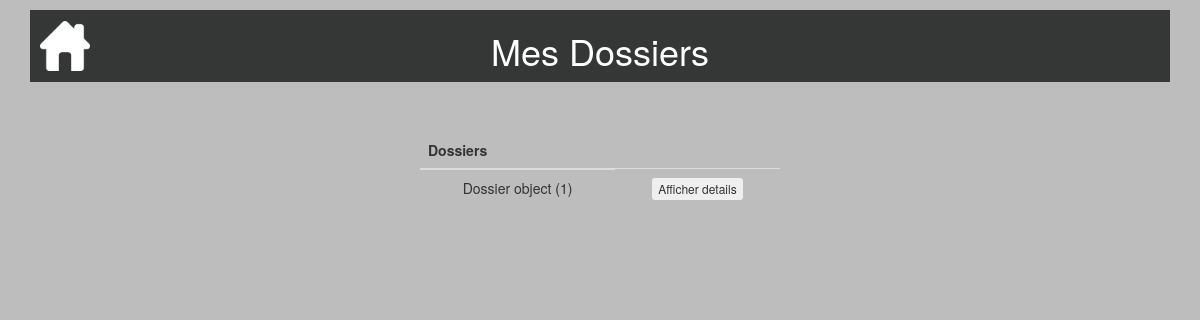
The app's page /consulterdossier/ (signed in), older data.
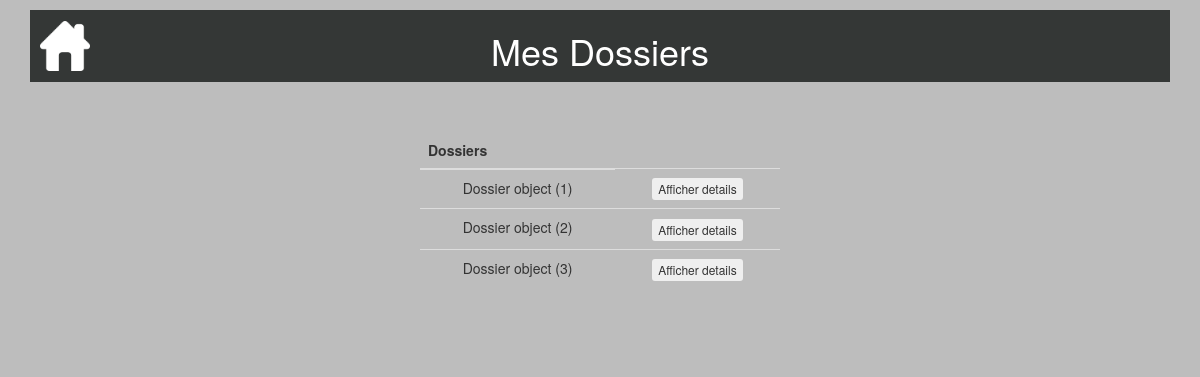
The same page, newer data.
### calculdej/models.py (models this page shows, shortened)
class Dossier(models.Model):
    date = models.DateTimeField(default=timezone.now, blank=True, verbose_name="Date création")
    auteur = models.ForeignKey(settings.AUTH_USER_MODEL, on_delete=models.CASCADE)
    taille = models.DecimalField(default=0.0,max_digits=5, decimal_places=2)
    poids = models.DecimalField(default=0.0,max_digits=5, decimal_places=2)
    pathologie = models.CharField(default="",max_length=20)
    age = models.IntegerField(default=0)
    de = models.DecimalField(default=0.00,max_digits=5, decimal_places=2)
    sexe = models.CharField(default="",max_length=1)
    dernier = models.BooleanField(default=True)

### consulterdossier/views.py (the view, shortened to what this page needs)
# urls.py: url('consulterdossier/', include('consulterdossier.urls')),
@login_required
def consulterdossier(request):
    dossiers = Dossier.objects.filter(auteur=request.user)
    return render(request, 'consulterdossier/consulterdossier.html', locals())

### consulterdossier/templates/consulterdossier/consulterdossier.html (shortened to what this page needs)
{% extends "base.html" %}
{% block header %}<h1>Mes Dossiers</h1>{% endblock %}
{% block content %}
<table class="table">
  <thead>
       <tr>
           <th>Dossiers</th>
       </tr>
   </thead>
   <tbody>
       {% for d in dossiers %}
       <tr>
           <td>{{ d }} </td>
           <td>
             <form method="post">
                 <button onclick="details()" class="btn btn-xs" type="submit" name="btnaffdetails" value="{{d.id}}">Afficher details</button>
             </form>
          </td>
       </tr>
      {%endfor%}
    </tbody>
</table>
{% endblock %}

Row changes from the older to the newer data that the page shows:
added Dossier: id "Dossier object (2)"
added Dossier: id "Dossier object (3)"
